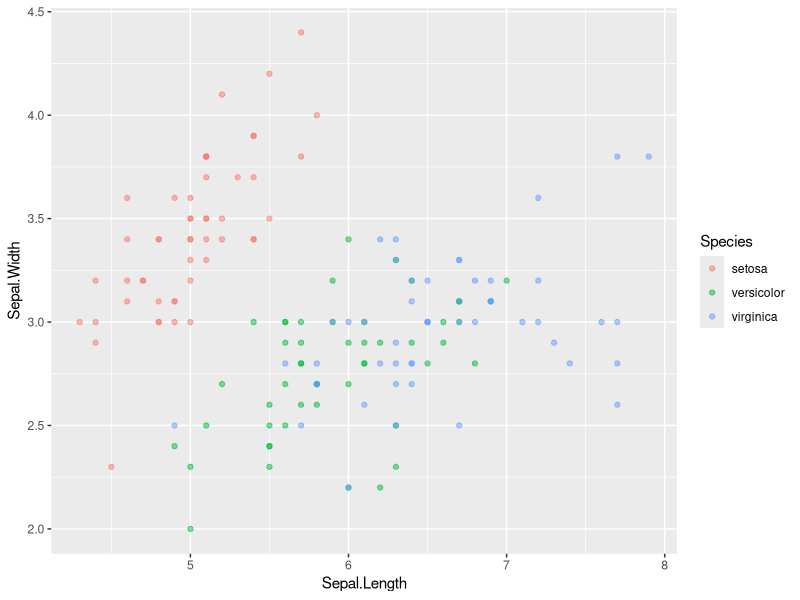
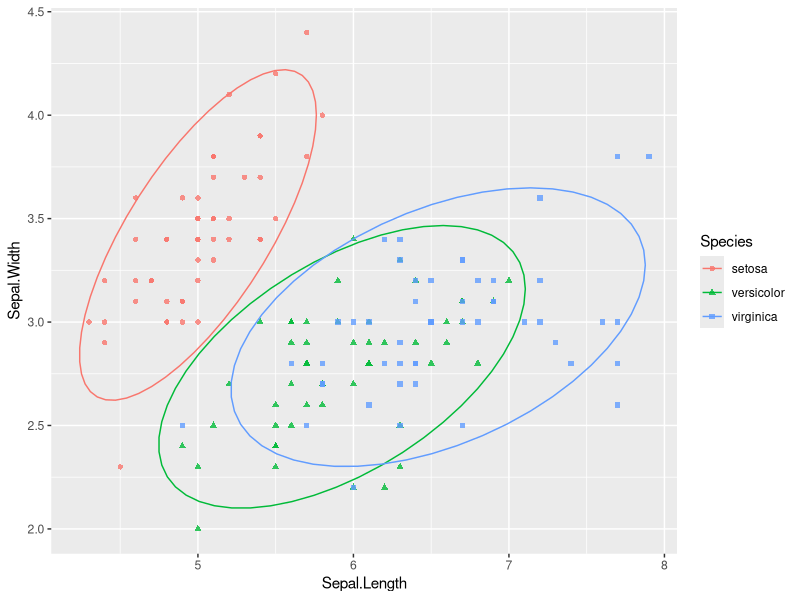

Recreate these plots in R, in order.
library(tidyverse)

data("iris")

ggplot(aes(x=Sepal.Length,y=Sepal.Width,colour=Species),data=iris)+
  geom_point(alpha=0.5)

# more customization
ggplot(aes(x=Sepal.Length,y=Sepal.Width,colour=Species,shape=Species),data=iris)+
  geom_point(alpha=0.8)+
  stat_ellipse()
